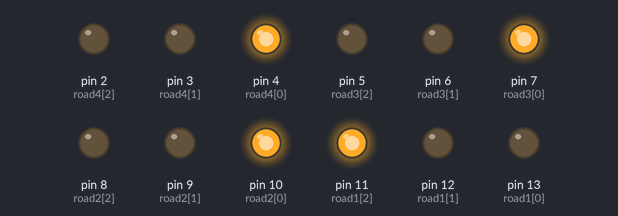
Recording of a sketch running on a simulated Arduino Uno, built with avr-gcc and run on an emulated ATmega328P. Parts: output pins drawn as LEDs (lit = HIGH).

Above: at 3.5 s.
At 13.5 s:
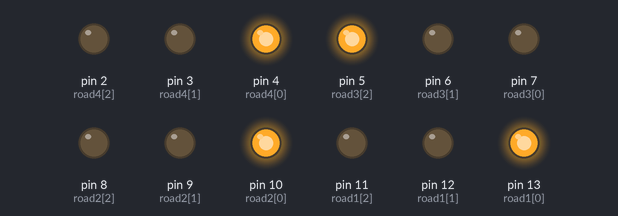
At 18.5 s:
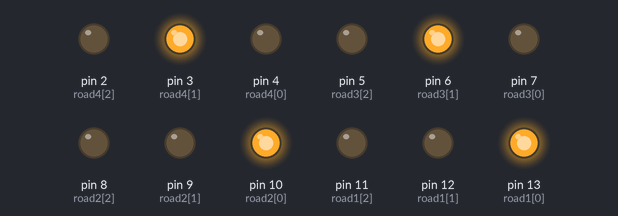
At 23.5 s:
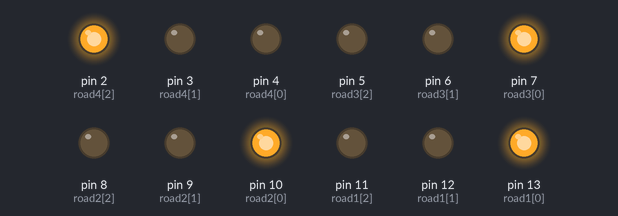
At 33.5 s:
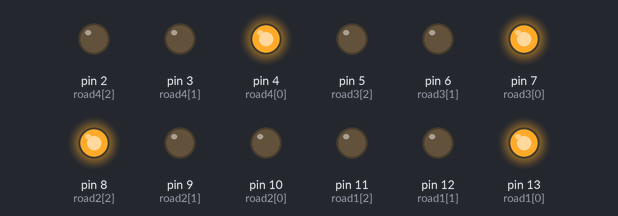
At 48.5 s:
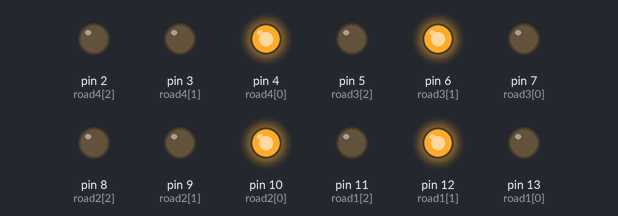
Timing chart, 0 to 52.0 s (numbered marks = the images above):
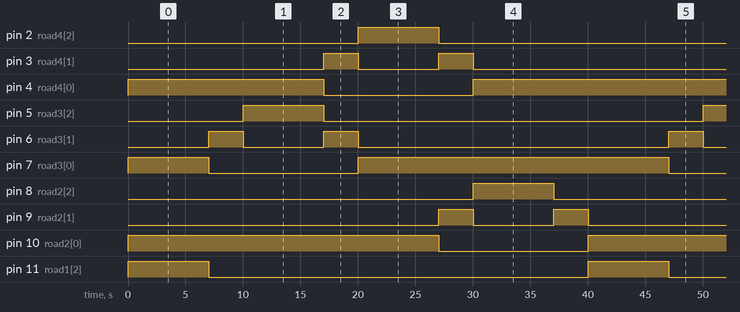

The sketch:

Traffic_light.ino
```cpp
int road1[] = {13,12,11};  //lane 1 red, yellow and green
int road2[] = {10,9,8}; //lane 2 red, yellow and green
int road3[] = {7,6,5};  //lane 3 red, yellow and green
int road4[] = {4,3,2};  //lane 4 red, yellow and green

void setup()
{
  for (int i=0; i<3; i++)
  {
    pinMode(road1[i], OUTPUT);
    pinMode(road2[i], OUTPUT);
    pinMode(road3[i], OUTPUT);
    pinMode(road4[i], OUTPUT);
  }

  for (int i=0; i<3; i++)
  {
    digitalWrite(road1[i], LOW);
    digitalWrite(road2[i], LOW);
    digitalWrite(road3[i], LOW);
    digitalWrite(road4[i], LOW);
  }
}

void loop()
{
  digitalWrite(road1[2], HIGH);
  digitalWrite(road3[0], HIGH);
  digitalWrite(road4[0], HIGH);
  digitalWrite(road2[0], HIGH);
  delay(7000);
  digitalWrite(road1[2], LOW);
  digitalWrite(road3[0], LOW);
  digitalWrite(road1[1], HIGH);
  digitalWrite(road3[1], HIGH);
  delay(3000);
  digitalWrite(road1[1], LOW);
  digitalWrite(road3[1], LOW);
  digitalWrite(road1[0], HIGH);
  digitalWrite(road3[2], HIGH);
  delay(7000);
  digitalWrite(road3[2], LOW);
  digitalWrite(road4[0], LOW);
  digitalWrite(road3[1], HIGH);
  digitalWrite(road4[1], HIGH);
  delay(3000);
  digitalWrite(road3[1], LOW);
  digitalWrite(road4[1], LOW);
  digitalWrite(road3[0], HIGH);
  digitalWrite(road4[2], HIGH);
  delay(7000);
  digitalWrite(road4[2], LOW);
  digitalWrite(road2[0], LOW);
  digitalWrite(road4[1], HIGH);
  digitalWrite(road2[1], HIGH);
  delay(3000);
  digitalWrite(road4[1], LOW);
  digitalWrite(road2[1], LOW);
  digitalWrite(road4[0], HIGH);
  digitalWrite(road2[2], HIGH);
  delay(7000);
  digitalWrite(road1[0], LOW);
  digitalWrite(road2[2], LOW);
  digitalWrite(road1[1], HIGH);
  digitalWrite(road2[1], HIGH);
  delay(3000);
  digitalWrite(road2[1], LOW);
  digitalWrite(road1[1], LOW);
}
```

Measured:
- by itself, pin 2 (road4[2]), pin 5 (road3[2]), pin 8 (road2[2]), pin 11 (road1[2]): alternates HIGH for 7.0 s and LOW for 33.0 s
- by itself, pin 3 (road4[1]), pin 6 (road3[1]), pin 9 (road2[1]): repeats every 40.0 s: LOW 7.0 s, HIGH 3.0 s, LOW 27.0 s, HIGH 3.0 s
- by itself, pin 4 (road4[0]), pin 7 (road3[0]): repeats every 40.0 s: LOW 13.0 s, HIGH 27.0 s
- by itself, pin 10 (road2[0]), pin 13 (road1[0]): alternates HIGH for 27.0 s and LOW for 13.0 s
- by itself, pin 12 (road1[1]): repeats every 40.0 s: LOW 27.0 s, HIGH 3.0 s, LOW 7.0 s, HIGH 3.0 s
